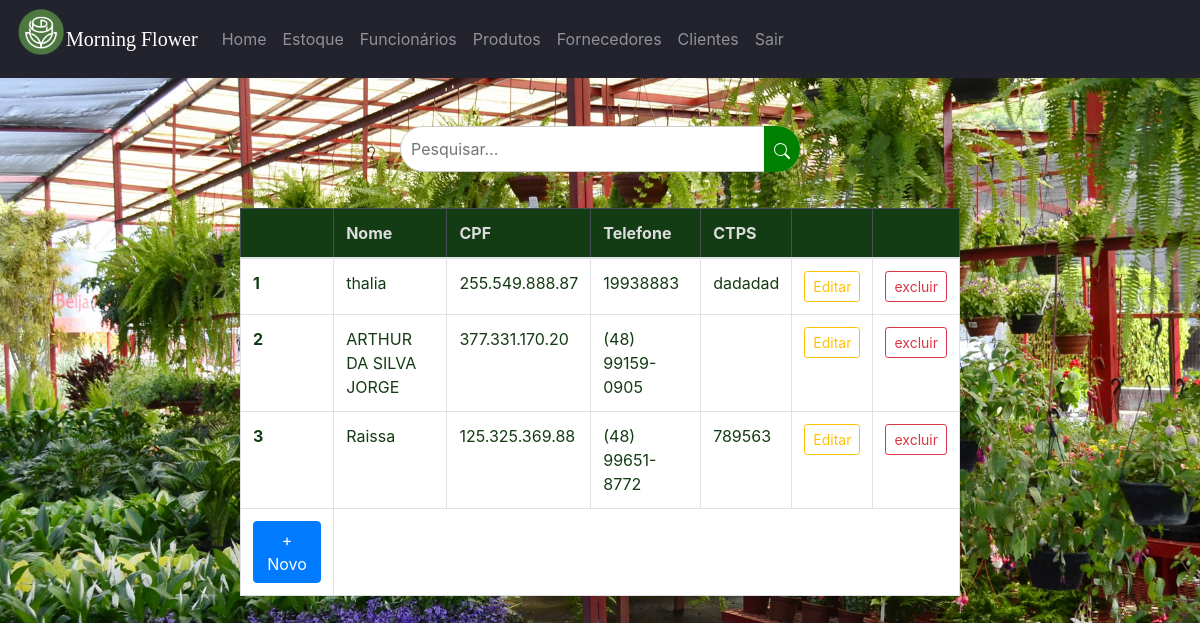
The page /painel/index.php?acao=funcionarios (signed in) on the database its author committed.
### tables this page shows
CREATE TABLE `funcionarios` (
  `nome` varchar(225) NOT NULL,
  `data_de_nascimento` date DEFAULT NULL,
  `rg` varchar(10) DEFAULT NULL,
  `cpf` varchar(14) NOT NULL,
  `ctps` varchar(20) DEFAULT NULL,
  `cidade` varchar(150) DEFAULT NULL,
  `endereco` varchar(100) DEFAULT NULL,
  `cep` varchar(9) DEFAULT NULL,
  `email` varchar(100) NOT NULL,
  `telefone` varchar(16) NOT NULL,
  `senha` varchar(200) NOT NULL,
  `grupo_de_acesso` varchar(1) NOT NULL,
  `id` int(11) NOT NULL
);

### consultaSQL.php (called while the page is built, shortened)
<?php
function conectar() {
$hostname = 'localhost';
$database = 'morning flower';
$username = 'root';
$password = '';
try {
    $conexao = new PDO("mysql:host=$hostname;dbname=$database", $username, $password);
    return $conexao;
} catch (PDOException $e) {
    die("Erro na conexão com o banco de dados: " . $e);
}
}
function select($tabela, $where = null) {
    $conexao = conectar();
    try {
        if (isset($where)) {
            $sql = "SELECT * FROM $tabela WHERE $where";
            $stmt = $conexao->prepare($sql);
        } else {
            $sql = "SELECT * FROM $tabela";
            $stmt = $conexao->prepare($sql);
        }
        $stmt->execute();
        $resultado = $stmt->fetchAll();
        return $resultado;
    } catch (PDOException $e) {
        echo "Erro: " . $e->getMessage();
    }
}

### painel/funcionarios.php (the view, shortened to what this page needs)
<?php
$listaFuncionarios = select('funcionarios');
?>
<form method="POST" action="index.php?acao=funcionarios">
  <div class="search-container">
    <div class="search-wrapper">
      <input type="text" id="searchInput" name="pesquisar" placeholder="Pesquisar...">
      <button type="submit" id="searchButton" onclick="searchDate()">
      </button>
    </div>
  </div>
</form>
<div class="tabela">
  <table class="table table-bordered  table-hover mt-3">
    <thead class="table-dark cordatabela">
      <tr>
        <th scope="col"></th>
        <th scope="col">Nome</th>
        <th scope="col">CPF</th>
        <th scope="col">Telefone</th>
        <th scope="col">CTPS</th>
        <th scope="col"></th>
        <th scope="col"></th>
      </tr>
    </thead>
    <tbody>
      <?php
      foreach ($listaFuncionarios as $indice => $linha) { ?>
        <tr class="">
          <th scope="row"><?php echo $indice + 1; ?></th>
          <td><?php echo $linha['nome']; ?></td>
          <td><?php echo $linha['cpf']; ?></td>
          <td><?php echo $linha['telefone']; ?></td>
          <td><?php echo $linha['ctps']; ?></td>
          <td>
            <div>
              <a href="index.php?acao=funcionarios&editar=<?php echo $linha['id']; ?>" class="btn btn-outline-warning btn-sm editar-funcionario" data-info='<?php echo json_encode($linha); ?>' data-toggle="modal" data-target="#editarFuncionarioModal" name="editar">Editar</a>
            </div>
          <td><a href="index.php?acao=funcionarios&excluir" class="btn btn-outline-danger btn-sm excluir-funcionario" data-id="<?php echo $linha['id']; ?>" data-nome="<?php echo $linha['nome']; ?>">excluir</a></td>
          </td>
        </tr>
      <?php };
      ?>
      <td scope="row">
        <button type="button" class="btn btn-primary" data-toggle="modal" data-target="#exampleModalCenter ">+ Novo </button>
      </td>
    </tbody>
  </table>
</div>
</div>

### css/telainicial.css (style rules this page uses)
body, html { margin: 0; padding: 0; font-family: Arial, Helvetica, sans-serif; }
body.login { background-image: url("../img/imagemdefundo.jpg") ; background-repeat: no-repeat; background-size: cover; background-attachment: fixed; }
table.table-bordered { background-color: white !important; width: 60%; color: #143c14 !important; }
thead.cordatabela { background-color: #143c14 !important; color: #ddd; }
div.tabela { display: flex; justify-content: center; }

### css/styles.css (style rules this page uses)
.search-container { margin: 20px auto; max-width: 400px; position: relative; }
.search-wrapper { position: relative; }
#searchInput { width: 100%; padding: 10px 40px 10px 10px; font-size: 16px; border: 1px solid #ccc; border-radius: 25px; }
#searchButton { position: absolute; top: 0; right: 0; height: 100%; padding: 10px; font-size: 16px; background-color: green; color: #fff; border: none; border-radius: 0 25px 25px 0; cursor: pointer; }

### rows shown on the page
funcionarios: nome "thalia", cpf "255.549.888.87", telefone "19938883", ctps "dadadad"
funcionarios: nome "ARTHUR DA SILVA JORGE", cpf "377.331.170.20", telefone "(48) 99159-0905"
funcionarios: nome "Raissa", cpf "125.325.369.88", telefone "(48) 99651-8772", ctps "789563"
